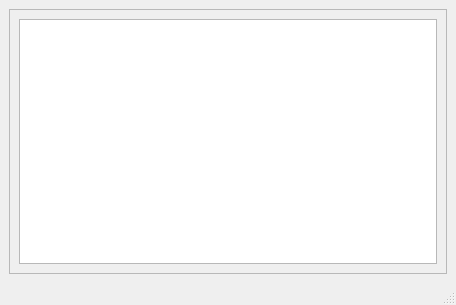
<?xml version="1.0" encoding="UTF-8"?>
<ui version="4.0">
 <class>MainWindow</class>
 <widget class="QMainWindow" name="MainWindow">
  <property name="geometry">
   <rect>
    <x>0</x>
    <y>0</y>
    <width>456</width>
    <height>305</height>
   </rect>
  </property>
  <property name="windowTitle">
   <string>Error Logs</string>
  </property>
  <widget class="QWidget" name="centralwidget">
   <layout class="QVBoxLayout" name="verticalLayout_2">
    <item>
     <widget class="QScrollArea" name="scrollArea">
      <property name="widgetResizable">
       <bool>true</bool>
      </property>
      <widget class="QWidget" name="scrollAreaWidgetContents">
       <property name="geometry">
        <rect>
         <x>0</x>
         <y>0</y>
         <width>436</width>
         <height>263</height>
        </rect>
       </property>
       <layout class="QVBoxLayout" name="verticalLayout">
        <item>
         <widget class="QListWidget" name="listWidget">
          <property name="minimumSize">
           <size>
            <width>281</width>
            <height>221</height>
           </size>
          </property>
         </widget>
        </item>
       </layout>
      </widget>
     </widget>
    </item>
   </layout>
  </widget>
  <widget class="QStatusBar" name="statusbar"/>
 </widget>
 <resources/>
 <connections/>
</ui>
